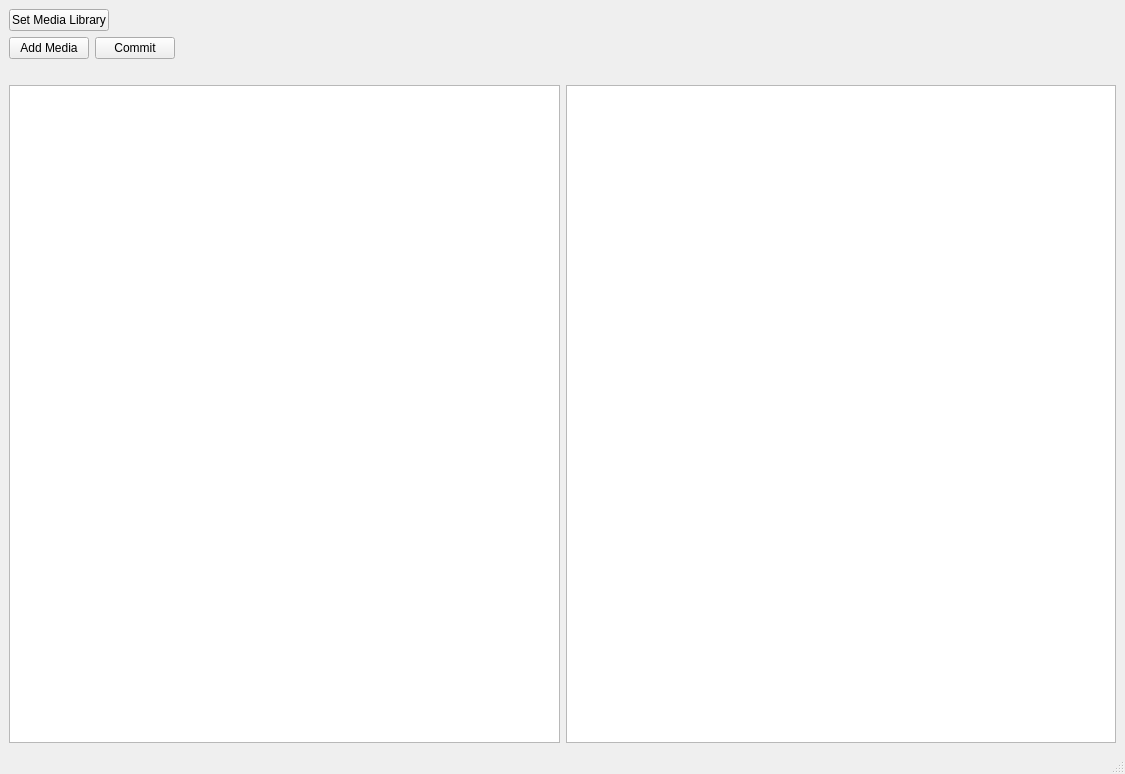
<?xml version="1.0" encoding="UTF-8"?>
<ui version="4.0">
 <class>MainWindow</class>
 <widget class="QMainWindow" name="MainWindow">
  <property name="geometry">
   <rect>
    <x>0</x>
    <y>0</y>
    <width>1125</width>
    <height>774</height>
   </rect>
  </property>
  <property name="windowTitle">
   <string>MainWindow</string>
  </property>
  <widget class="QWidget" name="centralwidget">
   <layout class="QVBoxLayout" name="verticalLayout_2">
    <item>
     <layout class="QVBoxLayout" name="verticalLayout">
      <item>
       <layout class="QHBoxLayout" name="horizontalLayout_3">
        <item>
         <widget class="QPushButton" name="setMediaLibraryBtn">
          <property name="maximumSize">
           <size>
            <width>100</width>
            <height>16777215</height>
           </size>
          </property>
          <property name="text">
           <string>Set Media Library</string>
          </property>
         </widget>
        </item>
        <item>
         <widget class="QLabel" name="mediaLibraryLbl">
          <property name="text">
           <string/>
          </property>
         </widget>
        </item>
       </layout>
      </item>
      <item>
       <layout class="QHBoxLayout" name="horizontalLayout">
        <item>
         <widget class="QPushButton" name="addMediaBtn">
          <property name="text">
           <string>Add Media</string>
          </property>
         </widget>
        </item>
        <item>
         <widget class="QPushButton" name="commitMediaBtn">
          <property name="text">
           <string>Commit</string>
          </property>
         </widget>
        </item>
        <item>
         <spacer name="horizontalSpacer">
          <property name="orientation">
           <enum>Qt::Horizontal</enum>
          </property>
          <property name="sizeHint" stdset="0">
           <size>
            <width>40</width>
            <height>20</height>
           </size>
          </property>
         </spacer>
        </item>
       </layout>
      </item>
     </layout>
    </item>
    <item>
     <widget class="QLabel" name="libraryViewCurrentDirLbl">
      <property name="text">
       <string/>
      </property>
     </widget>
    </item>
    <item>
     <layout class="QHBoxLayout" name="horizontalLayout_2">
      <item>
       <widget class="QTreeView" name="libraryView"/>
      </item>
      <item>
       <widget class="QListView" name="newMediaView"/>
      </item>
     </layout>
    </item>
   </layout>
  </widget>
  <widget class="QMenuBar" name="menubar">
   <property name="geometry">
    <rect>
     <x>0</x>
     <y>0</y>
     <width>1125</width>
     <height>21</height>
    </rect>
   </property>
  </widget>
  <widget class="QStatusBar" name="statusbar"/>
 </widget>
 <resources/>
 <connections/>
</ui>
